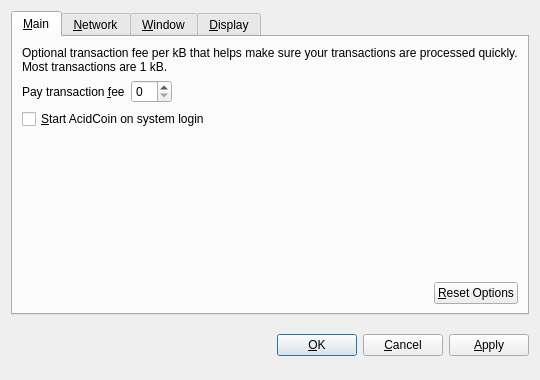
<?xml version="1.0" encoding="UTF-8"?>
<ui version="4.0">
 <class>OptionsDialog</class>
 <widget class="QDialog" name="OptionsDialog">
  <property name="geometry">
   <rect>
    <x>0</x>
    <y>0</y>
    <width>540</width>
    <height>380</height>
   </rect>
  </property>
  <property name="windowTitle">
   <string>Options</string>
  </property>
  <property name="modal">
   <bool>true</bool>
  </property>
  <layout class="QVBoxLayout" name="verticalLayout">
   <item>
    <widget class="QTabWidget" name="tabWidget">
     <property name="tabPosition">
      <enum>QTabWidget::North</enum>
     </property>
     <property name="currentIndex">
      <number>0</number>
     </property>
     <widget class="QWidget" name="tabMain">
      <attribute name="title">
       <string>&amp;Main</string>
      </attribute>
      <layout class="QVBoxLayout" name="verticalLayout_Main">
       <item>
        <widget class="QLabel" name="transactionFeeInfoLabel">
         <property name="text">
          <string>Optional transaction fee per kB that helps make sure your transactions are processed quickly. Most transactions are 1 kB.</string>
         </property>
         <property name="textFormat">
          <enum>Qt::PlainText</enum>
         </property>
         <property name="wordWrap">
          <bool>true</bool>
         </property>
        </widget>
       </item>
       <item>
        <layout class="QHBoxLayout" name="horizontalLayout_1_Main">
         <item>
          <widget class="QLabel" name="transactionFeeLabel">
           <property name="text">
            <string>Pay transaction &amp;fee</string>
           </property>
           <property name="textFormat">
            <enum>Qt::PlainText</enum>
           </property>
           <property name="buddy">
            <cstring>transactionFee</cstring>
           </property>
          </widget>
         </item>
         <item>
          <widget class="BitcoinAmountField" name="transactionFee"/>
         </item>
         <item>
          <spacer name="horizontalSpacer_1_Main">
           <property name="orientation">
            <enum>Qt::Horizontal</enum>
           </property>
           <property name="sizeHint" stdset="0">
            <size>
             <width>40</width>
             <height>20</height>
            </size>
           </property>
          </spacer>
         </item>
        </layout>
       </item>
       <item>
        <widget class="QCheckBox" name="bitcoinAtStartup">
         <property name="toolTip">
          <string>Automatically start AcidCoin after logging in to the system.</string>
         </property>
         <property name="text">
          <string>&amp;Start AcidCoin on system login</string>
         </property>
        </widget>
       </item>
       <item>
        <spacer name="verticalSpacer_Main">
         <property name="orientation">
          <enum>Qt::Vertical</enum>
         </property>
         <property name="sizeHint" stdset="0">
          <size>
           <width>20</width>
           <height>40</height>
          </size>
         </property>
        </spacer>
       </item>
       <item>
        <layout class="QHBoxLayout" name="horizontalLayout_2_Main">
         <item>
          <spacer name="horizontalSpacer_2_Main">
           <property name="orientation">
            <enum>Qt::Horizontal</enum>
           </property>
           <property name="sizeHint" stdset="0">
            <size>
             <width>40</width>
             <height>20</height>
            </size>
           </property>
          </spacer>
         </item>
         <item>
          <widget class="QPushButton" name="resetButton">
           <property name="toolTip">
            <string>Reset all client options to default.</string>
           </property>
           <property name="text">
            <string>&amp;Reset Options</string>
           </property>
           <property name="autoDefault">
            <bool>false</bool>
           </property>
          </widget>
         </item>
        </layout>
       </item>
      </layout>
     </widget>
     <widget class="QWidget" name="tabNetwork">
      <attribute name="title">
       <string>&amp;Network</string>
      </attribute>
      <layout class="QVBoxLayout" name="verticalLayout_Network">
       <item>
        <widget class="QCheckBox" name="mapPortUpnp">
         <property name="toolTip">
          <string>Automatically open the AcidCoin client port on the router. This only works when your router supports UPnP and it is enabled.</string>
         </property>
         <property name="text">
          <string>Map port using &amp;UPnP</string>
         </property>
        </widget>
       </item>
       <item>
        <widget class="QCheckBox" name="connectSocks">
         <property name="toolTip">
          <string>Connect to the AcidCoin network through a SOCKS proxy (e.g. when connecting through Tor).</string>
         </property>
         <property name="text">
          <string>&amp;Connect through SOCKS proxy:</string>
         </property>
        </widget>
       </item>
       <item>
        <layout class="QHBoxLayout" name="horizontalLayout_Network">
         <item>
          <widget class="QLabel" name="proxyIpLabel">
           <property name="text">
            <string>Proxy &amp;IP:</string>
           </property>
           <property name="textFormat">
            <enum>Qt::PlainText</enum>
           </property>
           <property name="buddy">
            <cstring>proxyIp</cstring>
           </property>
          </widget>
         </item>
         <item>
          <widget class="QValidatedLineEdit" name="proxyIp">
           <property name="maximumSize">
            <size>
             <width>140</width>
             <height>16777215</height>
            </size>
           </property>
           <property name="toolTip">
            <string>IP address of the proxy (e.g. 127.0.0.1)</string>
           </property>
          </widget>
         </item>
         <item>
          <widget class="QLabel" name="proxyPortLabel">
           <property name="text">
            <string>&amp;Port:</string>
           </property>
           <property name="textFormat">
            <enum>Qt::PlainText</enum>
           </property>
           <property name="buddy">
            <cstring>proxyPort</cstring>
           </property>
          </widget>
         </item>
         <item>
          <widget class="QLineEdit" name="proxyPort">
           <property name="maximumSize">
            <size>
             <width>55</width>
             <height>16777215</height>
            </size>
           </property>
           <property name="toolTip">
            <string>Port of the proxy (e.g. 9050)</string>
           </property>
          </widget>
         </item>
         <item>
          <widget class="QLabel" name="socksVersionLabel">
           <property name="text">
            <string>SOCKS &amp;Version:</string>
           </property>
           <property name="textFormat">
            <enum>Qt::PlainText</enum>
           </property>
           <property name="buddy">
            <cstring>socksVersion</cstring>
           </property>
          </widget>
         </item>
         <item>
          <widget class="QValueComboBox" name="socksVersion">
           <property name="toolTip">
            <string>SOCKS version of the proxy (e.g. 5)</string>
           </property>
          </widget>
         </item>
         <item>
          <spacer name="horizontalSpacer_Network">
           <property name="orientation">
            <enum>Qt::Horizontal</enum>
           </property>
           <property name="sizeHint" stdset="0">
            <size>
             <width>40</width>
             <height>20</height>
            </size>
           </property>
          </spacer>
         </item>
        </layout>
       </item>
       <item>
        <spacer name="verticalSpacer_Network">
         <property name="orientation">
          <enum>Qt::Vertical</enum>
         </property>
         <property name="sizeHint" stdset="0">
          <size>
           <width>20</width>
           <height>40</height>
          </size>
         </property>
        </spacer>
       </item>
      </layout>
     </widget>
     <widget class="QWidget" name="tabWindow">
      <attribute name="title">
       <string>&amp;Window</string>
      </attribute>
      <layout class="QVBoxLayout" name="verticalLayout_Window">
       <item>
        <widget class="QCheckBox" name="minimizeToTray">
         <property name="toolTip">
          <string>Show only a tray icon after minimizing the window.</string>
         </property>
         <property name="text">
          <string>&amp;Minimize to the tray instead of the taskbar</string>
         </property>
        </widget>
       </item>
       <item>
        <widget class="QCheckBox" name="minimizeOnClose">
         <property name="toolTip">
          <string>Minimize instead of exit the application when the window is closed. When this option is enabled, the application will be closed only after selecting Quit in the menu.</string>
         </property>
         <property name="text">
          <string>M&amp;inimize on close</string>
         </property>
        </widget>
       </item>
       <item>
        <spacer name="verticalSpacer_Window">
         <property name="orientation">
          <enum>Qt::Vertical</enum>
         </property>
         <property name="sizeHint" stdset="0">
          <size>
           <width>20</width>
           <height>40</height>
          </size>
         </property>
        </spacer>
       </item>
      </layout>
     </widget>
     <widget class="QWidget" name="tabDisplay">
      <attribute name="title">
       <string>&amp;Display</string>
      </attribute>
      <layout class="QVBoxLayout" name="verticalLayout_Display">
       <item>
        <layout class="QHBoxLayout" name="horizontalLayout_1_Display">
         <item>
          <widget class="QLabel" name="langLabel">
           <property name="text">
            <string>User Interface &amp;language:</string>
           </property>
           <property name="textFormat">
            <enum>Qt::PlainText</enum>
           </property>
           <property name="buddy">
            <cstring>lang</cstring>
           </property>
          </widget>
         </item>
         <item>
          <widget class="QValueComboBox" name="lang">
           <property name="toolTip">
            <string>The user interface language can be set here. This setting will take effect after restarting AcidCoin.</string>
           </property>
          </widget>
         </item>
        </layout>
       </item>
       <item>
        <layout class="QHBoxLayout" name="horizontalLayout_2_Display">
         <item>
          <widget class="QLabel" name="unitLabel">
           <property name="text">
            <string>&amp;Unit to show amounts in:</string>
           </property>
           <property name="textFormat">
            <enum>Qt::PlainText</enum>
           </property>
           <property name="buddy">
            <cstring>unit</cstring>
           </property>
          </widget>
         </item>
         <item>
          <widget class="QValueComboBox" name="unit">
           <property name="toolTip">
            <string>Choose the default subdivision unit to show in the interface and when sending coins.</string>
           </property>
          </widget>
         </item>
        </layout>
       </item>
       <item>
        <widget class="QCheckBox" name="displayAddresses">
         <property name="toolTip">
          <string>Whether to show AcidCoin addresses in the transaction list or not.</string>
         </property>
         <property name="text">
          <string>&amp;Display addresses in transaction list</string>
         </property>
        </widget>
       </item>
       <item>
        <spacer name="verticalSpacer_Display">
         <property name="orientation">
          <enum>Qt::Vertical</enum>
         </property>
         <property name="sizeHint" stdset="0">
          <size>
           <width>20</width>
           <height>40</height>
          </size>
         </property>
        </spacer>
       </item>
      </layout>
     </widget>
    </widget>
   </item>
   <item>
    <layout class="QHBoxLayout" name="horizontalLayout_Buttons">
     <item>
      <spacer name="horizontalSpacer_1">
       <property name="orientation">
        <enum>Qt::Horizontal</enum>
       </property>
       <property name="sizeHint" stdset="0">
        <size>
         <width>40</width>
         <height>48</height>
        </size>
       </property>
      </spacer>
     </item>
     <item>
      <widget class="QLabel" name="statusLabel">
       <property name="font">
        <font>
         <weight>75</weight>
         <bold>true</bold>
        </font>
       </property>
       <property name="text">
        <string/>
       </property>
       <property name="textFormat">
        <enum>Qt::PlainText</enum>
       </property>
       <property name="wordWrap">
        <bool>true</bool>
       </property>
      </widget>
     </item>
     <item>
      <spacer name="horizontalSpacer_2">
       <property name="orientation">
        <enum>Qt::Horizontal</enum>
       </property>
       <property name="sizeHint" stdset="0">
        <size>
         <width>40</width>
         <height>48</height>
        </size>
       </property>
      </spacer>
     </item>
     <item>
      <widget class="QPushButton" name="okButton">
       <property name="text">
        <string>&amp;OK</string>
       </property>
      </widget>
     </item>
     <item>
      <widget class="QPushButton" name="cancelButton">
       <property name="text">
        <string>&amp;Cancel</string>
       </property>
       <property name="autoDefault">
        <bool>false</bool>
       </property>
      </widget>
     </item>
     <item>
      <widget class="QPushButton" name="applyButton">
       <property name="text">
        <string>&amp;Apply</string>
       </property>
       <property name="autoDefault">
        <bool>false</bool>
       </property>
      </widget>
     </item>
    </layout>
   </item>
  </layout>
 </widget>
 <customwidgets>
  <customwidget>
   <class>BitcoinAmountField</class>
   <extends>QSpinBox</extends>
   <header>bitcoinamountfield.h</header>
  </customwidget>
  <customwidget>
   <class>QValueComboBox</class>
   <extends>QComboBox</extends>
   <header>qvaluecombobox.h</header>
  </customwidget>
  <customwidget>
   <class>QValidatedLineEdit</class>
   <extends>QLineEdit</extends>
   <header>qvalidatedlineedit.h</header>
  </customwidget>
 </customwidgets>
 <resources/>
 <connections/>
</ui>
